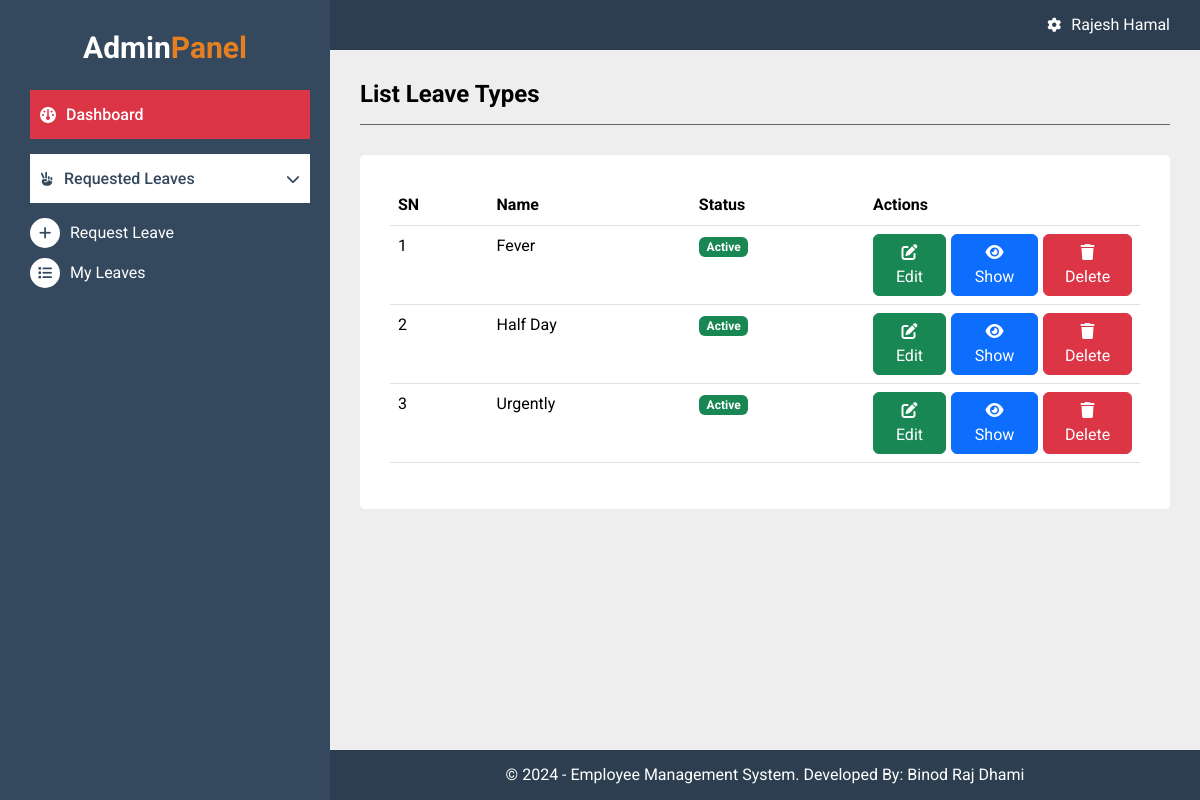
The page /admin/list_leave_types.php (signed in) on the database as committed earlier.
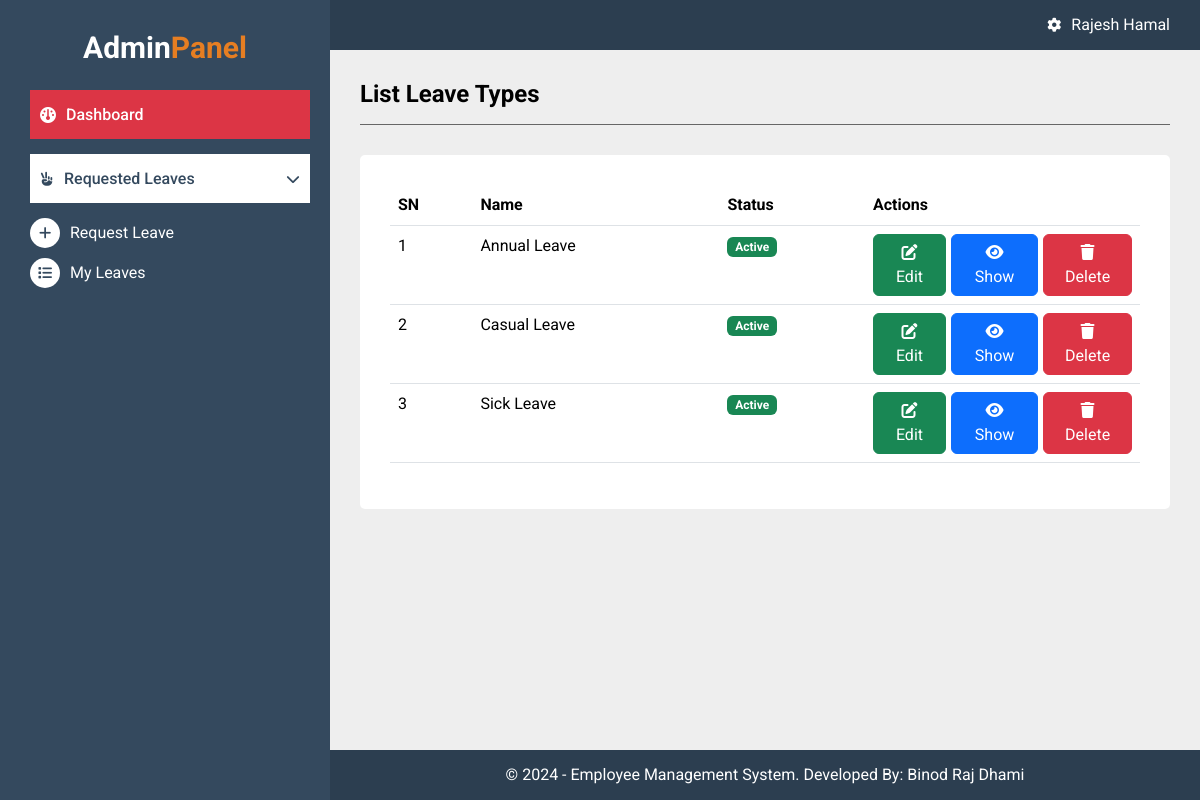
The same page on the database as committed later.
### tables this page shows
CREATE TABLE `tbl_leave_types` (
  `id` int(11) NOT NULL,
  `name` varchar(50) NOT NULL,
  `status` tinyint(1) NOT NULL DEFAULT 1,
  `created_by` int(11) NOT NULL,
  `updated_by` int(11) DEFAULT NULL,
  `created_at` datetime NOT NULL DEFAULT current_timestamp(),
  `updated_at` datetime NOT NULL DEFAULT current_timestamp()
);

### admin/list_leave_types.php (the view)
<?php
include_once("includes/header.php");
include_once("includes/sidebar.php");
$fetch_all_query = "SELECT * FROM tbl_leave_types ORDER BY name ASC";
$result = $connection->query($fetch_all_query);
$leave_types_list = [];
while ($data = $result->fetch_assoc()) {
    array_push($leave_types_list, $data);
}
?>
<div class="admin-main">
    <div class="heading-panel">
        <h1>List Leave Types</h1>
    </div>
    <div class="body-panel">
        <table class="table tableb-bordered">
            <thead>
                <tr>
                    <th>SN</th>
                    <th>Name</th>
                    <th>Status</th>
                    <th class="bnt-actions-list">Actions</th>
                </tr>
            </thead>
            <tbody>
                <?php foreach ($leave_types_list as $key => $leave_types) { ?>
                    <tr>
                        <td><?php echo $key + 1; ?></td>
                        <td><?php echo $leave_types['name']; ?></td>
                        <td>
                            <?php if ($leave_types['status'] == 1) { ?>
                                <span class="badge bg-success">Active</span>
                            <?php } else { ?>
                                <span class="badge bg-danger">Dective</span>
                            <?php } ?>
                        </td>
                        <td>
                            <div class="bnt-actions-link">
                                <a href="edit_leave_types.php?id=<?php echo $leave_types['id']; ?>" class="btn btn-success">
                                    <i class="fa-solid fa-pen-to-square"></i>
                                    <span>Edit</span>
                                </a>
                                <a href="show_leave_types.php?id=<?php echo $leave_types['id']; ?>" class="btn btn-primary">
                                    <i class="fa-solid fa-eye"></i>
                                    <span>Show</span>
                                </a>
                                <form action="delete_leave_types.php?id=<?php echo $leave_types['id']; ?>" method="POST">
                                    <button type="submit" class="btn btn-danger">
                                        <i class="fa-solid fa-trash"></i>
                                        <span>Delete</span>
                                    </button>
                                </form>
                            </div>
                        </td>
                    </tr>
                <?php } ?>
            </tbody>
        </table>
    </div>
</div>
<?php include_once("includes/footer.php"); ?>

Rows that differ between the two databases and show on the page:
changed tbl_leave_types: name "Urgently" → "Annual Leave"; moves up the list
changed tbl_leave_types: name "Fever" → "Casual Leave"
changed tbl_leave_types: name "Half Day" → "Sick Leave"
